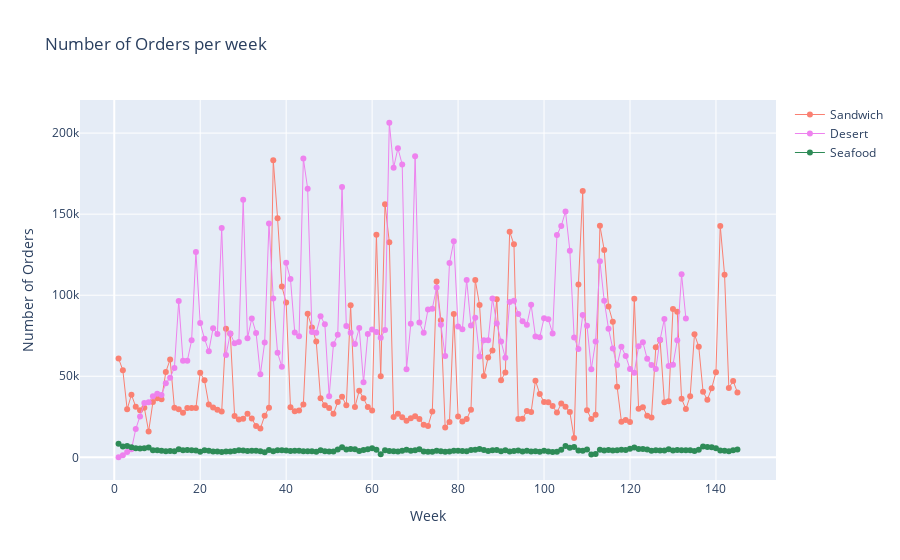

The notebook cell this image was saved under:
### Code cell
#compare multiple food categories depending on the user's choice
def choose(choices):
    info=['Beverages','Rice Bowl','Sandwich','Pizza','Starters','Desert','Salad','Pasta','Seafood','Biryani','Soup','Fish','Extras','Other Snacks']
    data_frames=[]
    for i in choices:
        data_frames.append(category_orders(info[i]))
    fig=go.Figure()
    for i in range(0,len(data_frames)):
        colors=['salmon','violet','seagreen','yellow','turquoise','limegreen','mistyrose','tomato','lavender','khaki','olive','teal','orange','chocolate']
        fig.add_trace(go.Scatter(x=data_frames[i].week,y=data_frames[i].num_orders,name=info[choices[i]-1],mode='lines+markers',line=dict(color=colors[i],width=1)))
        fig.update_layout(title='Number of Orders per week',xaxis_title='Week',yaxis_title='Number of Orders')
    fig.show()
def category_orders(category):
    grouped_df=df.groupby(['category','week'],as_index=False) #group num_orders by week
    single_category_orders=grouped_df['num_orders'].sum()
    arr=[]
    weeks=0
    for index, row in single_category_orders.iterrows():
        if row['category']==category:
            weeks+=1
            arr.append(row['num_orders'])
    weeks=[i for i in range(1,weeks+1)]
    weekly_category_orders=pd.DataFrame(list(zip(weeks,arr)),columns=['week','num_orders'])
    return weekly_category_orders
    
print("Pick the categories to be compared")
print('1.Beverages \t2.Rice Bowl \t3.Sandwich \t4.Pizza \t5.Starters \t6.Desert \t7.Salad \n8.Pasta \t9.Seafood \t10.Biryani \t11.Soup \t12.Fish \t13.Extras \t14.Other Snacks')
n=int(input("Enter the number of categories"))
choices=[]
print("Enter the categories")
for i in range(n):
    choices.append(int(input()))
choose(choices)

### Figure 1 — Plotly figure (JSON) as saved in the notebook; plotly's stock layout.template omitted (floating-point values rounded to 4 significant figures; data arrays with more than 128 entries replaced by an {"elided": "..."} marker saying what was removed)
{"data": [{"line": {"color": "salmon", "width": 1}, "mode": "lines+markers", "name": "Sandwich", "type": "scatter", "x": {"elided": "145 int values"}, "y": {"elided": "145 int values"}}, {"line": {"color": "violet", "width": 1}, "mode": "lines+markers", "name": "Desert", "type": "scatter", "x": {"elided": "133 int values"}, "y": {"elided": "133 int values"}}, {"line": {"color": "seagreen", "width": 1}, "mode": "lines+markers", "name": "Seafood", "type": "scatter", "x": {"elided": "145 int values"}, "y": {"elided": "145 int values"}}], "layout": {"title": {"text": "Number of Orders per week"}, "xaxis": {"title": {"text": "Week"}}, "yaxis": {"title": {"text": "Number of Orders"}}}}
